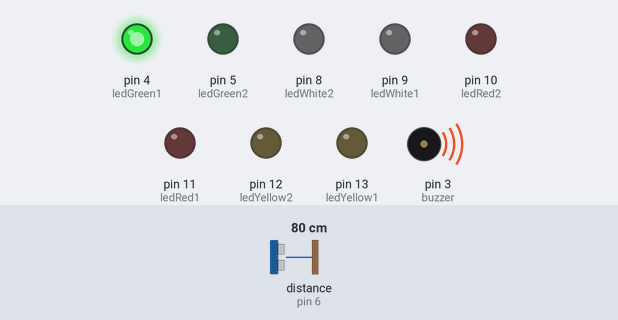
The sketch below on a simulated Arduino Uno, built with avr-gcc and run on an emulated ATmega328P. Shown: output pins drawn as LEDs (lit = HIGH), buzzer (waves = sounding). Wiring (inferred from the names in the program): ultrasonic range finder: trigger pin 7; echo pin 6. Inputs (shaded band) come from the test bench; at power-on: distance to the obstacle (sensor on pin 6) 80 cm. The echo pulse lasts 58.3 µs per cm; pins used as bus, display or sensor lines are not drawn.

Above: at 1.3 s.
1.4 s: distance to the obstacle (sensor on pin 6) set to 2 cm
At 2.5 s:
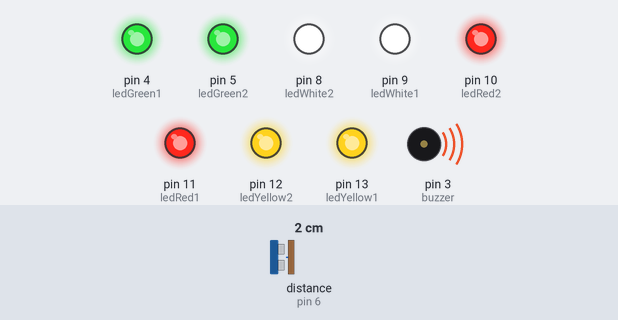
3.0 s: distance to the obstacle (sensor on pin 6) set to 10 cm
4.5 s: distance to the obstacle (sensor on pin 6) set to 13 cm
At 5.0 s:
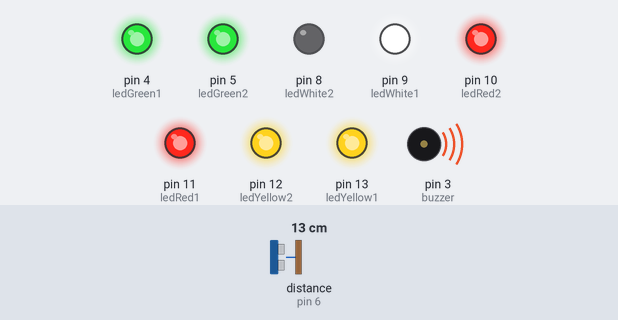
6.0 s: distance to the obstacle (sensor on pin 6) set to 35 cm
At 6.4 s:
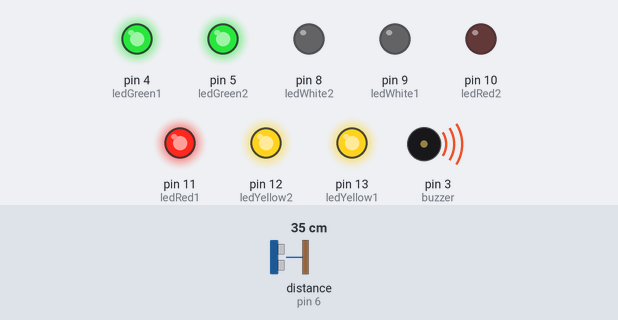
7.5 s: distance to the obstacle (sensor on pin 6) set to 47 cm
At 7.8 s:
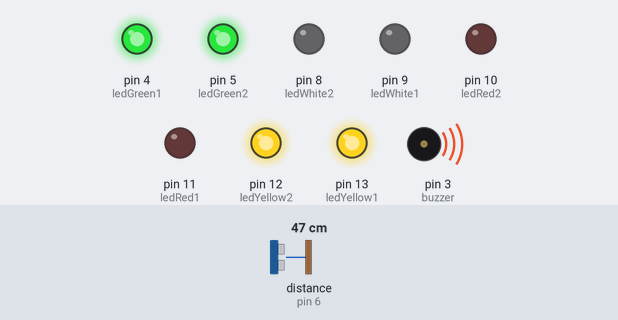
9.0 s: distance to the obstacle (sensor on pin 6) set to 4 cm
At 10.4 s:
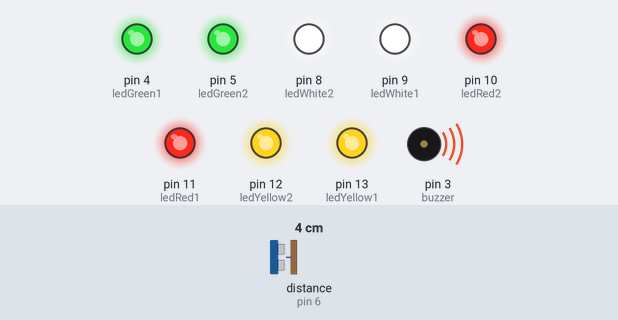
Timing chart, 0 to 11.5 s (numbered marks = the images above; inputs shaded):
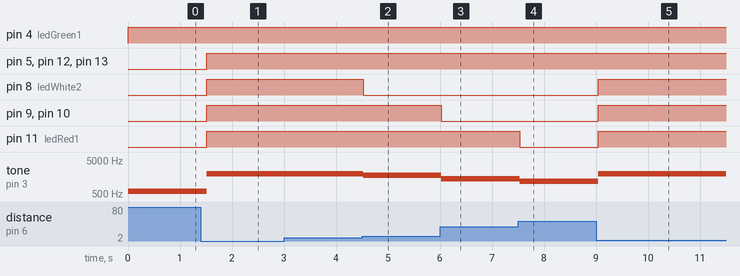

Measured:
- the behaviour switches between 11 and 12 cm on distance to the obstacle (sensor on pin 6) (found by bisection; images 1 and 2)
- the behaviour switches between 41 and 42 cm on distance to the obstacle (sensor on pin 6) (found by bisection; images 3 and 4)
- after the input at 1.4 s, pin 5 (ledGreen2), pin 8 (ledWhite2), pin 9 (ledWhite1), pin 10 (ledRed2), pin 11 (ledRed1), pin 12 (ledYellow2), pin 13 (ledYellow1): LOW → HIGH after 0.12 s; tone on pin 3 (buzzer): 600 Hz → 2000 Hz after 0.12 s
- after the input at 3.0 s, every drawn part: stays the same
- after the input at 4.5 s, pin 8 (ledWhite2): HIGH → LOW at once; tone on pin 3 (buzzer): 2000 Hz → 1800 Hz at once
- after the input at 6.0 s, pin 9 (ledWhite1), pin 10 (ledRed2): HIGH → LOW at once; tone on pin 3 (buzzer): 1800 Hz → 1400 Hz at once
- after the input at 7.5 s, pin 11 (ledRed1): HIGH → LOW at once; tone on pin 3 (buzzer): 1400 Hz → 1200 Hz at once
- after the input at 9.0 s, pin 8 (ledWhite2), pin 9 (ledWhite1), pin 10 (ledRed2), pin 11 (ledRed1): LOW → HIGH at once; tone on pin 3 (buzzer): 1200 Hz → 2000 Hz at once

The sketch:

Parking_sensor.ino
```cpp
#define ledGreen1 4
#define ledGreen2 5
#define trigPin 7
#define echoPin 6
#define ledYellow1 13
#define ledYellow2 12
#define ledRed1 11
#define ledRed2 10
#define ledWhite1 9
#define ledWhite2 8
#define buzzer 3

int sound = 0;

void setup() {
  // put your setup code here, to run once:
  Serial.begin(9600);
  pinMode(ledWhite1, OUTPUT);
  pinMode(ledWhite2, OUTPUT);
  pinMode(trigPin, OUTPUT);
  pinMode(echoPin, INPUT);
  pinMode(ledGreen1, OUTPUT);
  pinMode(ledGreen2, OUTPUT);
  pinMode(ledYellow1, OUTPUT);
  pinMode(ledYellow2, OUTPUT);
  pinMode(ledRed1, OUTPUT);
  pinMode(ledRed2, OUTPUT);
  pinMode(buzzer, OUTPUT);
}

void loop() {
  // put your main code here, to run repeatedly:
  long timeTaken, distance;
  digitalWrite(trigPin, LOW);
  delayMicroseconds(2);
  digitalWrite(trigPin, HIGH);
  delayMicroseconds(10);
  digitalWrite(trigPin, LOW);
  timeTaken = pulseIn(echoPin, HIGH);//determine distance of wave
  distance = (timeTaken/2)/29.1;//using timeTaken calc distance of object

  /*determine corressponding leds to light up with respect to the distance
  of object*/

  if(distance<81){
      digitalWrite(ledGreen1, HIGH); sound = 600;
    }else{
      digitalWrite(ledGreen1, LOW);
      }

   if(distance<71){
      digitalWrite(ledGreen2, HIGH); sound = 800;
    }else{
      digitalWrite(ledGreen2, LOW);
      }

  if(distance<61){
      digitalWrite(ledYellow1, HIGH); sound = 1000;
    }else{
      digitalWrite(ledYellow1, LOW);
      }

   if(distance<51){
      digitalWrite(ledYellow2, HIGH); sound = 1200;
    }else{
      digitalWrite(ledYellow2, LOW);
      }

    if(distance<41){
      digitalWrite(ledRed1, HIGH); sound = 1400;
    }else{
      digitalWrite(ledRed1, LOW);
      }

    if(distance<31){
      digitalWrite(ledRed2, HIGH); sound = 1600;
    }else{
      digitalWrite(ledRed2, LOW);
      }

    if(distance<21){
      digitalWrite(ledWhite1, HIGH); sound = 1800;
    }else{
      digitalWrite(ledWhite1, LOW);
      }

    if(distance<11){
      digitalWrite(ledWhite2, HIGH); sound = 2000;
    }else{
      digitalWrite(ledWhite2, LOW);
      }

      /*buzzer tone*/
      if(distance>80||distance<=0){
          noTone(buzzer);

        }else{
          tone(buzzer, sound);

        }


      delay(500);
}
```
